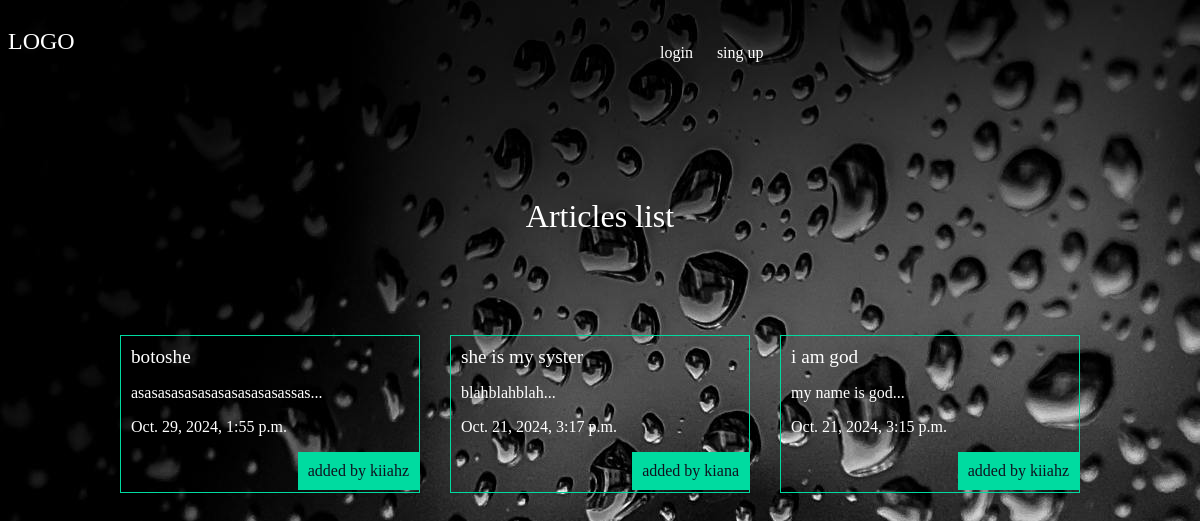
The page / on the database its author committed.
### articles/models.py (models this page shows, shortened)
class Article(models.Model):
    title=models.CharField(max_length=100)
    slug=models.SlugField(max_length=100)
    body=models.TextField()
    date=models.DateTimeField(auto_now_add=True)
    image=models.ImageField(default='default.jpg',blank=True)
    author=models.ForeignKey(User,on_delete=models.CASCADE,default=None)
    def snippet(self):
        return self.body[0:50]+'...'

### articles/views.py (the view)
# urls.py: path('', articles_list ),
def articles_list(request):
    articles=models.Article.objects.all().order_by('-date')
    args={'articles':articles}
    return render(request,'articles/articles_list.html',args)

### articles/templates/articles/articles_list.html (shortened to what this page needs)
{% extends 'base.html' %}
{% block content %}
    <h1>Articles list</h1>
    <div class="articles">
    {% for article in articles %}
        <div class="article">
            <h2><a href ="{% url 'articles:Detail' slug=article.slug %}">{{article.title}}</a></h2>
            <p>{{article.snippet}}</p>
            <p>{{article.date}}</p>
            <p class="author">added by {{ article.author.username }}</p>
        </div>
    {% endfor %}
    </div>
{% endblock %}

### templates/base.html (shortened to what this page needs)
{% load static %}
<!DOCTYPE html>
<html lang="en" dir="ltr">
<head>
    <link rel="stylesheet" href="{% static 'stylesheet.css' %}">
</head>
<body>
<header>
    <h2><a href="{% url 'articles:List' %}">LOGO</a></h2>
<nav>
    <ul>
        {% if user.is_authenticated %}
        <li>
            <form class="logout-link" action="{%url 'accounts:logout'%}" method="post">
                {% csrf_token %}
                <button type="submit">Logout</button>
            </form>
        </li>
            <li>
            <a class="highlight"  href = "{% url 'articles:Create' %}">Create new article</a>
            </li>
        {% else %}
            <li>
                <a href="{% url 'accounts:login' %}">login</a>
            </li>
            <li>
                <a href="{% url 'accounts:sing_up' %}">sing  up</a>
            </li>
        {% endif %}
    </ul>
</nav>
</header>
<div class =wrapper >
    {% block content %}
    {% endblock %}
</div>
</body>
</html>

### assets/stylesheet.css (style rules this page uses)
body { background-color: #0f121f; background-image: url(w.jpg); background-repeat:no-repeat; background-attachment: fixed; color: white; }
h1,h2,h3,h4 { font-weight: normal; margin:0; }
a,a:hover,a:visited { color:white; text-decoration: none; }
.wrapper { max-width: 960px; margin: 0 auto; }
div.wrapper h1 { text-align: center; margin: 100px auto; text-size :2.4em; }
header { display: grid; grid-template-columns:1fr 1fr; padding: 20px 0; }
nav li { display: inline-block; margin-left:20px; }
.articles { display: grid; grid-template-columns: 1fr 1fr 1fr; grid-gap: 30px; }
.article { padding: 10px; border: 1px solid #00dba0; position: relative; padding-bottom:40px ; }
.article h2 { font-size: 1.2em; }
.article .author { padding: 10px; background-color: #00dba0; position: absolute; right: 0; botton: 0; margin: 0; color: #0f121f; }

### rows shown on the page
Article: title "botoshe", snippet "asasasasasasasasasasasassas...", date "Oct. 29, 2024, 1:55 p.m.", author.username "kiiahz"
Article: title "she is my syster", snippet "blahblahblah...", date "Oct. 21, 2024, 3:17 p.m.", author.username "kiana"
Article: title "i am god", snippet "my name is god...", date "Oct. 21, 2024, 3:15 p.m.", author.username "kiiahz"
